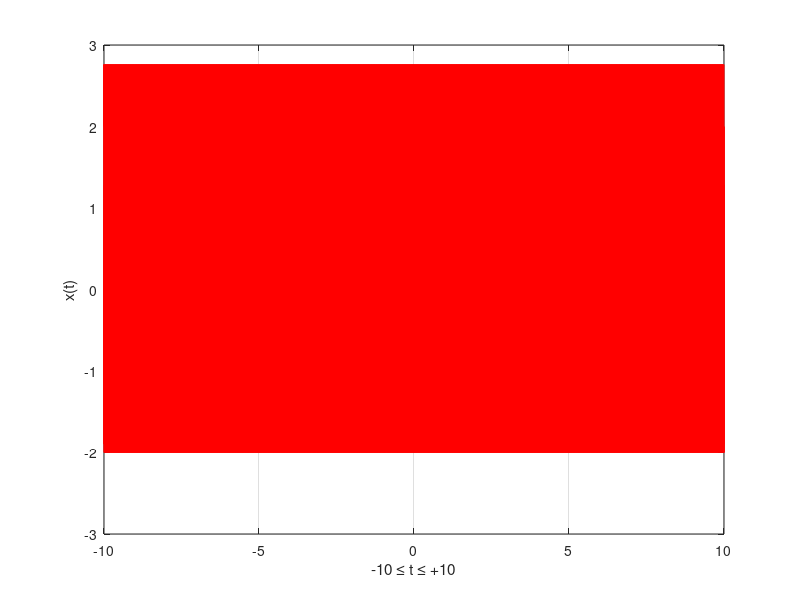

MATLAB code to generate this figure:
% Our signal is:
% x(t) = cos(100*pi*t) + cos(200*pi*t) + sin(500*pi*t)
% and our domain for the independent variable (t) is [-10,10].



% 1.Finding the minimum sampling frequency
%
% In order to find the minimum sample frequency (f_{s,min}) , we have to 
% find the maximum frequency implemented in signal.We need to express the 
% given signal as a superposition of fundamental sinusoidal signals.We can 
% write the signal as:
% x(t) = sin(100*pi*t + pi/2) + sin(200*pi*t + pi/2) + sin(500*pi*t)[1]
% 
% In general,a signal may be represented by the
% following mathematical form:
%
% x(t) = A * sin(2*pi*f*t+θ)
%
% A: denotes the amplitude of the oscillation.
% F: denotes the frequency of the oscillation.
% t: denotes the independent time variable.
% Θ: denotes the phase of the oscillation.
% 
% Looking at [1], we can tell that 100*pi = 2*pi*f1, 200*pi = 2*pi*f2 and
% 500*pi = 2*pi*f3.So we have f1=50hz, f2=100hz and f3=250hz.So the max
% frequency implemented on signal is fmax=f3=250hz.
%
% From the Nyquist Sampling Theorem, we know that:
% 
% 1/Ts >= 2*fmax <=> fs >= 2*fmax <=> fs >= 500hz, where Ts is the sample
% period. So we have f_{s,min} = 500hz
% 
% 
% 2.Representing the signal for -t_max <= t <= t_max where t_max = 10
% and step dt=0.001


dt = 0.001; %step
t_max = 10; %interval bound (-10 <= t <= 10)

t = -t_max:dt:t_max; %t is a 1*(2*t_max/dt + 1)= 1*20.001 dimension matrix that
% holds all the time values. t=[-10,-9.999,...,9.999,10]

x = cos(100*pi*t) + cos(200*pi*t) + sin(500*pi*t); %x is a matrix with
% the same dimensions as t. x holds the signal values, each value
% calculated as the corresponding x(t).
% x=[x(t(1)),x(t(2)),...,x(t(20.001))] = [x(-10),x(-9.999),...,x(10)]
   
figure('Name','exercise2 signal representation'); %makes a figure window
%with the corresponding name

plot(t,x,'-r','LineWidth',1.3); %makes x,y axis representing every value in
%t with its corresponding x(t)

xlabel('-10 \leq t \leq +10');
ylabel('x(t)'); %x,y labels
grid on %show grid





